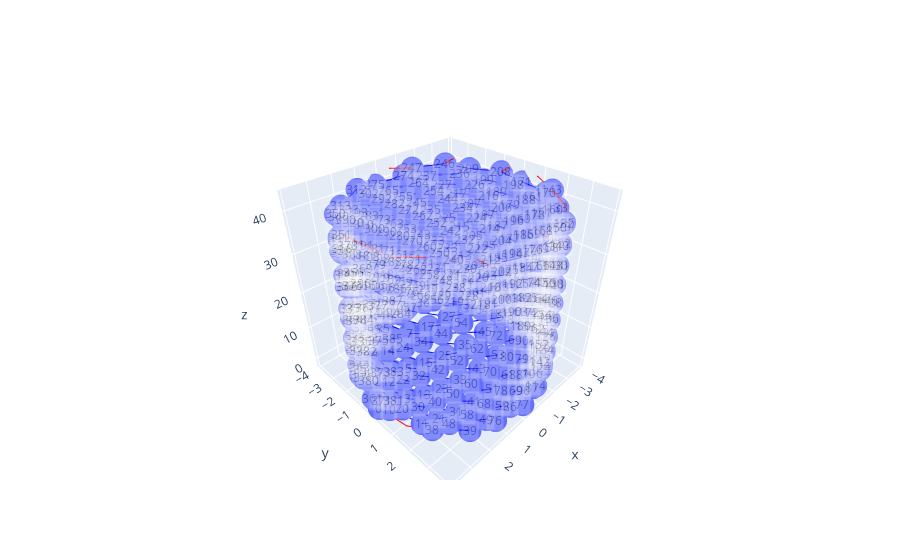

The notebook cell saved with this chart:
### Code cell
DATA,annos = GetDATAplot(X,Y,Z,nn,nn_minus_a3,nn_plus_a3)
fig = go.Figure(data=DATA)
fig.update_layout(scene=dict(annotations=annos))
# fig.add_annotation(x=X[0], y=Y[0],text="0",showarrow=False,yshift=10)
fig.show()
